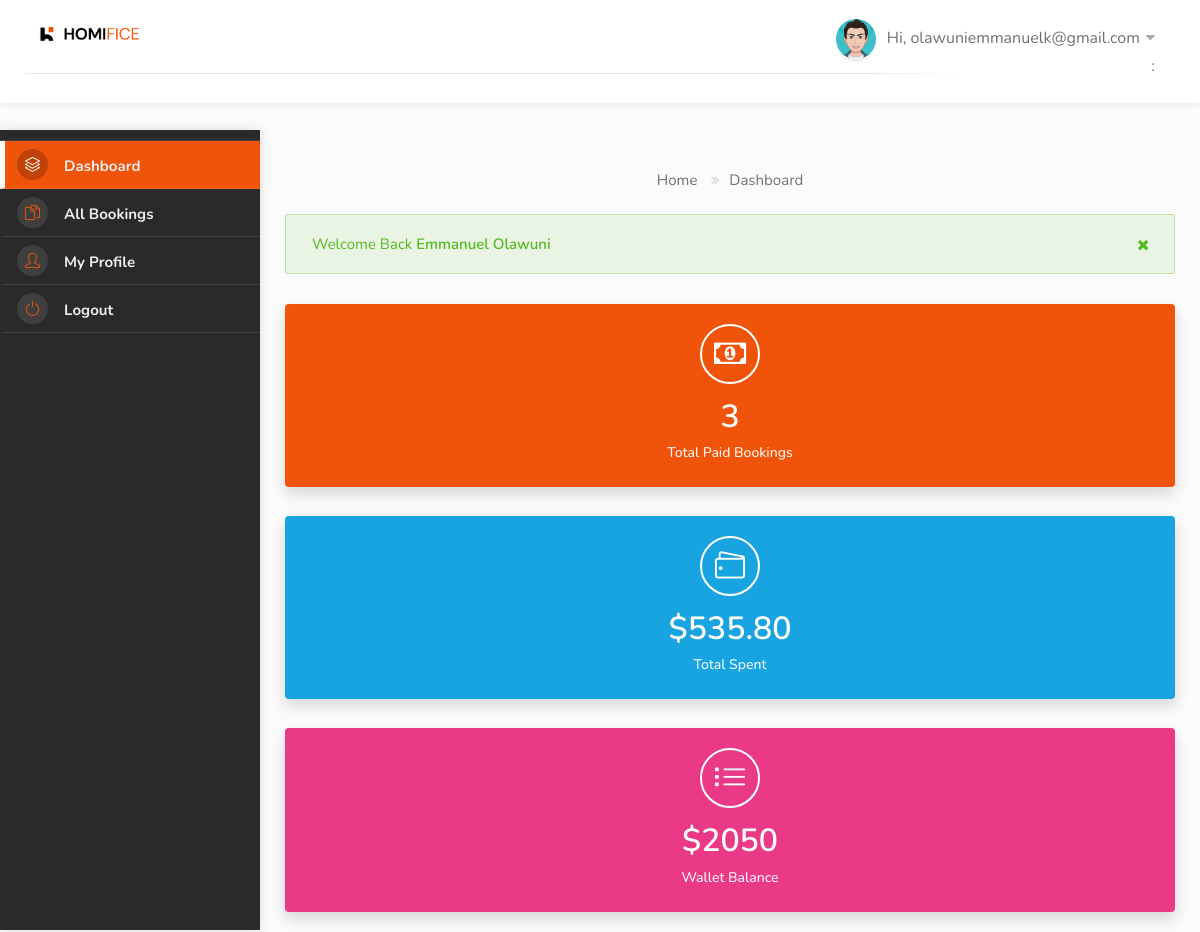
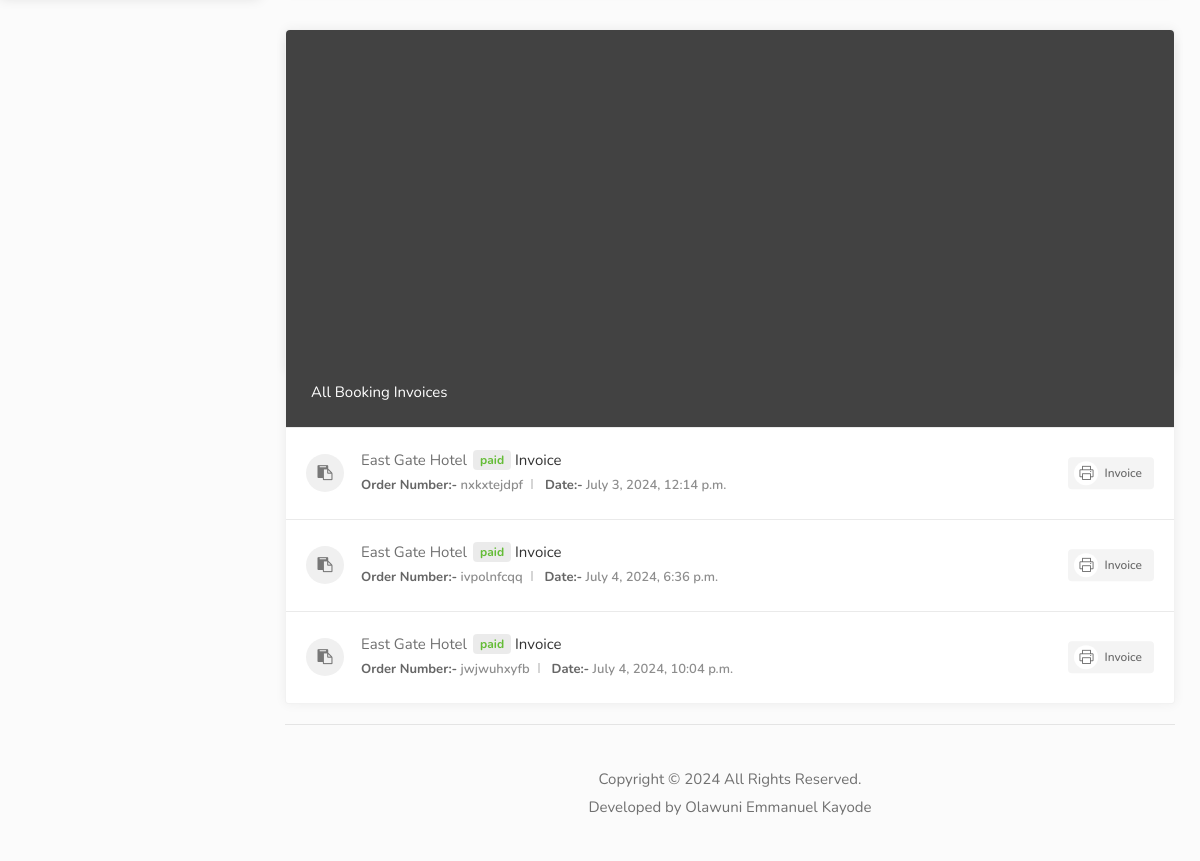
/dashboard/ (signed in), run on the app's committed database (2 pictures, top to bottom).
### userauths/models.py (models this page shows, shortened)
class User(AbstractUser):
    full_name = models.CharField(max_length=500, null=True, blank=True)
    username = models.CharField(max_length=500, unique=True)
    email = models.EmailField(unique=True)
    phone = models.CharField(max_length=20, null=True, blank=True)  # For country prefix
    gender = models.CharField(max_length=20, choices=GENDER, default="Other")
    otp = models.CharField(max_length=100, null=True, blank=True)
    USERNAME_FIELD = 'email'  # Use email as the unique identifier for login
    REQUIRED_FIELDS = ['username']  # Required fields for user creation

### hotel/models.py (models this page shows, shortened)
class Booking(models.Model):
    user = models.ForeignKey(User, on_delete=models.SET_NULL, null=True, blank=True)
    payment_status = models.CharField(max_length=100, choices=PAYMENT_STATUS)
    full_name = models.CharField(max_length=255)
    email = models.CharField(max_length=255)
    phone = models.CharField(max_length=255)
    hotel = models.ForeignKey(Hotel, on_delete=models.SET_NULL, null=True, blank=True)
    room_type = models.ForeignKey(RoomType, on_delete=models.SET_NULL, null=True, blank=True)
    room = models.ManyToManyField(Room)
    before_discount = models.DecimalField(max_digits=12, decimal_places=2, default=0.00)
    total = models.DecimalField(max_digits=12, decimal_places=2, default=0.00)
    saved = models.DecimalField(max_digits=12, decimal_places=2, default=0.00)
    check_in_date = models.DateField()
    check_out_date = models.DateField(null=True, blank=True)
    total_days = models.PositiveIntegerField(default=0)
    num_adults = models.PositiveIntegerField(default=1)
    num_children = models.PositiveIntegerField(default=0)
    checked_in = models.BooleanField(default=False)
    checked_out = models.BooleanField(default=False)
    is_active = models.BooleanField(default=False)
    checked_in_tracker = models.BooleanField(default=False)
    checked_out_tracker = models.BooleanField(default=False)
    coupons = models.ManyToManyField("hotel.Coupon", blank=True)
    date = models.DateTimeField(auto_now_add=True)
    stripe_payment_intent = models.CharField(max_length=1000, null=True, blank=True)
    successID = ShortUUIDField(unique=True, length=10, max_length=20, alphabet="abcdefghijklmnopqrstuvwxyz", null=True, blank=True)
    booking_id = ShortUUIDField(unique=True, length=10, max_length=20, alphabet="abcdefghijklmnopqrstuvwxyz")

class Hotel(models.Model):
    user = models.ForeignKey(User, on_delete=models.SET_NULL, null=True)  # The hotel lister
    name = models.CharField(max_length=255)
    description = CKEditor5Field(null=True, blank=True, config_name='extends')
    image = models.FileField(upload_to="hotel_gallery")
    address = models.CharField(max_length=500)
    mobile = models.CharField(max_length=20)
    email = models.EmailField()
    status = models.CharField(max_length=20, choices=HOTEL_STATUS, default="Live")
    tags = TaggableManager(blank=True)
    views = models.IntegerField(default=0)
    featured = models.BooleanField(default=False)
    hotelID = ShortUUIDField(unique=True, length=10, max_length=20, alphabet="abcdefghijklmnopqrstuvwxyz")
    slug = models.SlugField(unique=True)
    date = models.DateTimeField(auto_now_add=True)
    website = models.CharField(max_length=2048, null=True, blank=True)
    facebook = models.CharField(max_length=2048, null=True, blank=True)
    twitter = models.CharField(max_length=2048, null=True, blank=True)
    instagram = models.CharField(max_length=2048, null=True, blank=True)
    youtube = models.CharField(max_length=2048, null=True, blank=True)
    def __str__(self):
        return self.name
    def thumbnail(self):
        if self.image:
            return mark_safe("<img src='%s' width='50' height='50' style='object-fit: cover; border-radius 7px;' />" % (self.image.url))
        return "No Image"
    thumbnail.short_description = 'Thumbnail'
    def hotel_gallery(self):
        return HotelGallery.objects.filter(hotel=self)

### user_dashboard/views.py (the view)
# urls.py: path("dashboard/", include("user_dashboard.urls")),
@login_required
def dashboard(request):
    bookings = Booking.objects.filter(user=request.user, payment_status="paid")
    total_spent = Booking.objects.filter(user=request.user, payment_status='paid').aggregate(amount=models.Sum("total"))
    total_spent_formatted = "{:.2f}".format(total_spent['amount'])  # Format to 2 decimal places
    context ={
        "bookings": bookings,
        "total_spent": total_spent,
        "total_spent_to_display": total_spent_formatted,
    }
    return render(request, 'user_dashboard/dashboard.html', context)

### templates/user_dashboard/dashboard.html (shortened to what this page needs)
{% extends 'partials/dashboard_base.html' %}
{% load static %}
{% block content %}
<div class="row">
    <div class="col-lg-12 col-md-12">
        <div class="margin-top-0">
            <div class="row">
                <div class="col-lg-4">
                    <div class="utf_dashboard_block_part color-1">
                        <div class="utf_dashboard_ic_stat"><i class="fa fa-money"></i></div>
                        <div class="utf_dashboard_content_part utf_wallet_totals_item">
                            <h4>{{bookings.count}}</h4>
                            <span>Total Paid Bookings</span>
                        </div>
                    </div>
                </div>
                <div class="col-lg-4">
                    <div class="utf_dashboard_block_part color-2">
                        <div class="utf_dashboard_ic_stat"><i class="sl sl-icon-wallet"></i></div>
                        <div class="utf_dashboard_content_part utf_wallet_totals_item">
                            <h4>${{ total_spent_to_display }}</h4>
                            <span>Total Spent</span>
                        </div>
                    </div>
                </div>
                <div class="col-lg-4">
                    <div class="utf_dashboard_block_part color-3">
                        <div class="utf_dashboard_ic_stat"><i class="sl sl-icon-list"></i></div>
                        <div class="utf_dashboard_content_part">
                            <h4>$2050</h4>
                            <span>Wallet Balance</span>
                        </div>
                    </div>
                </div>
            </div>
            <div class="row">
                <div class="col-lg-12 col-md-12 mb-4">
                    <div class="utf_dashboard_list_box table-responsive recent_booking">
                      <h4>Recent Booking</h4>
                      <div class="dashboard-list-box table-responsive invoices with-icons">
                        <table class="table table-hover">
                          <thead>
                            <tr>
                              <th>#</th>
                              <th>Hotel Name</th>
                              <th>Total Rooms</th>
                              <th>Booking Date</th>
                              <th>Payment Status</th>
                              <th>View Booking</th>
                            </tr>
                          </thead>
                          <tbody>
                            {% for b in bookings%}
                            <tr>
                              <td>{{ forloop.counter }}</td>
                              <td>{{b.hotel }}</td>
                              <td>{{b.room.all.count}}</td>
                              <td>{{b.date}}</td>
                              <td><span class="badge badge-pill badge-primary text-uppercase">{{b.payment_status}}</span></td>
                              <td><a href="{% url 'user_dashboard:booking_detail' b.booking_id %}" class="button gray"> View</a></td>
                            </tr>
                            {% endfor %}
                          </tbody>
                        </table>
                      </div>
                    </div>
                  </div>
                 <div class="col-lg-12">
                    <div class="utf_dashboard_list_box invoices with-icons margin-top-20">
                        <h4>All Booking Invoices</h4>
                        <ul>
                            {% for b in bookings%}
                            <li><i class="utf_list_box_icon fa fa-paste"></i> {{ b.hotel.name }}<strong> <span
                                        class="paid">{{b.payment_status}}</span></strong> <a href="dashboard_invoice.html">Invoice</a><span class="date">
                                <ul>
                                    <li><span>Order Number:-</span> {{b.booking_id}}</li>
                                    <li><span>Date:-</span> {{b.date}}</li>
                                </ul>
                                <div class="buttons-to-right"> <a href="dashboard_invoice.html" class="button gray"><i
                                            class="sl sl-icon-printer"></i> Invoice</a> </div>
                            </li>
                            {% endfor %}
                        </ul>
                    </div>
                </div>
            </div>
        </div>
    </div>
    <div class="col-md-12">
        <div class="footer_copyright_part">Copyright © 2024 All Rights Reserved. <br>Developed by Olawuni Emmanuel Kayode</div>
    </div>
</div>
</div>
</div>
</div>
{% endblock content%}

### templates/partials/dashboard_base.html (shortened to what this page needs)
{% load static %}
<!DOCTYPE html>
<html lang="zxx">
<head>
  <link rel="stylesheet" href="{% static 'css/stylesheet.css' %}">
  <link rel="stylesheet" href="{% static 'css/mmenu.css' %}">
  <link rel="stylesheet" href="{% static 'css/perfect-scrollbar.css' %}">
  <link rel="stylesheet" href="{% static 'css/style.css' %}" id="colors">
</head>
<body>
  <div id="main_wrapper">
    <header id="header_part" class="fixed fullwidth_block dashboard">
      <div id="header" class="not-sticky">
        <div class="container">
          <div class="utf_left_side">
            <div id="logo"> <a href="index_1.html"><img src="{% static 'images/logo.png' %}" alt=""></a>  </div>
            <nav id="navigation" class="style_one">
            </nav>
            <div class="clearfix"></div>
          </div>
          <div class="utf_right_side">
            <div class="header_widget">
              <div class="utf_user_menu">
                <div class="utf_user_name"><span><img src="{% static 'images/dashboard-avatar.jpg' %}" alt=""></span>Hi,
                  {{ request.user.email }}</div>:
              </div>
            </div>
          </div>
        </div>
      </div>
    </header>
    <div id="dashboard">
      {% include 'partials/dashboard_sidebar.html' %}
      <div class="utf_dashboard_content">
          <div class="row margin-bottom-20">
            <div class="col-md-12">
              <nav id="breadcrumbs">
                <ul>
                  <li><a href="index_1.html">Home</a></li>
                  <li>Dashboard</li>
                </ul>
              </nav>
            </div>
          </div>
        <div class="row">
          <div class="col-md-12">
            <div class="notification success closeable margin-bottom-30">
              <p>Welcome Back <strong>{{ request.user.full_name }}</strong></p>
              <a class="close" href="#"></a>
            </div>
          </div>
        </div>
        {% block content %}
        {% endblock content %}
</body>
</html>

### static/css/mmenu.css (style rules this page uses)
:root { --mm-line-height:20px; --mm-listitem-size:44px; --mm-navbar-size:44px; --mm-offset-top:0; --mm-offset-right:0; --mm-offset-bottom:0; --mm-offset-left:0; --mm-color-border:rgba(0, 0, 0, 0.1); --mm-color-button:rgba(0, 0, 0, 0.3); --mm-color-text:rgba(0, 0, 0, 0.75); --mm-color-text-dimmed:rgba(0, 0, 0, 0.3); --mm-color-background:#f3f3f3; --mm-color-background-highlight:rgba(0, 0, 0, 0.05); --mm-color-background-emphasis:rgba(255, 255, 255, 0.4); --mm-shadow:0 0 10px rgba(0, 0, 0, 0.3) }

### static/css/style.css (style rules this page uses)
body { color: #707070; font-size: 15px; line-height: 28px; background-color: #fff; }
body p { font-size: 16px; line-height: 28px; }
body, h1, h2, h3, h4, h5, h6, input[type="text"], input[type="password"], input[type="email"], textarea, select, input[type="button"], input[type="submit"], button, #tiptip_content, .map-box p, .map-box div, .numerical-rating .utf_counter_star_rating, body .nav_responsive i.menu-trigger:after { font-family:'Nunito', sans-serif; text-transform: none; }
h1, h2, h3, h4, h5, h6 { color: #323232; }
* { margin: 0px; padding: 0px; box-sizing: border-box; }
ul, li { margin: 0px; list-style-type: none; }

### data on the page
User: user.email "olawuniemmanuelk@gmail.com", user.full_name "Emmanuel Olawuni"
Booking: hotel.name "East Gate Hotel", payment_status "paid", booking_id "nxkxtejdpf", date "July 3, 2024, 12:14 p.m."
Booking: hotel.name "East Gate Hotel", payment_status "paid", booking_id "ivpolnfcqq", date "July 4, 2024, 6:36 p.m."
Booking: hotel.name "East Gate Hotel", payment_status "paid", booking_id "jwjwuhxyfb", date "July 4, 2024, 10:04 p.m."

### other printed values
{{ bookings.count }} "3"
{{ total_spent_to_display }} "535.80"
